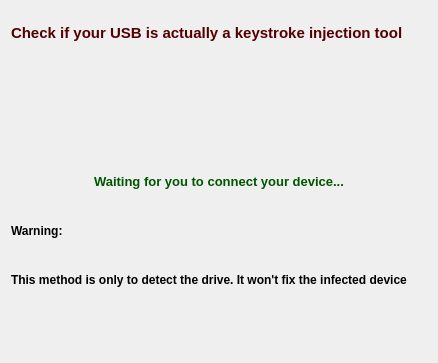
<?xml version="1.0" encoding="UTF-8"?>
<ui version="4.0">
 <class>RubberDuckyDetector</class>
 <widget class="QDialog" name="RubberDuckyDetector">
  <property name="windowModality">
   <enum>Qt::WindowModal</enum>
  </property>
  <property name="geometry">
   <rect>
    <x>0</x>
    <y>0</y>
    <width>438</width>
    <height>363</height>
   </rect>
  </property>
  <property name="windowTitle">
   <string>Dialog</string>
  </property>
  <layout class="QVBoxLayout" name="verticalLayout">
   <item>
    <widget class="QLabel" name="label_2">
     <property name="text">
      <string>&lt;html&gt;&lt;head/&gt;&lt;body&gt;&lt;p&gt;&lt;span style=&quot; font-size:11pt; font-weight:600; color:#550000;&quot;&gt;Check if your USB is actually a keystroke injection tool&lt;/span&gt;&lt;/p&gt;&lt;/body&gt;&lt;/html&gt;</string>
     </property>
    </widget>
   </item>
   <item>
    <layout class="QHBoxLayout" name="horizontalLayout">
     <item>
      <spacer name="horizontalSpacer">
       <property name="orientation">
        <enum>Qt::Horizontal</enum>
       </property>
       <property name="sizeHint" stdset="0">
        <size>
         <width>40</width>
         <height>20</height>
        </size>
       </property>
      </spacer>
     </item>
     <item>
      <widget class="QLabel" name="label_5">
       <property name="text">
        <string>&lt;html&gt;&lt;head/&gt;&lt;body&gt;&lt;img height=100 width=100 src=&quot;:/dialogs/usb_image.png&quot;/&gt;&lt;/body&gt;&lt;/html&gt;</string>
       </property>
      </widget>
     </item>
     <item>
      <spacer name="horizontalSpacer_2">
       <property name="orientation">
        <enum>Qt::Horizontal</enum>
       </property>
       <property name="sizeHint" stdset="0">
        <size>
         <width>40</width>
         <height>20</height>
        </size>
       </property>
      </spacer>
     </item>
    </layout>
   </item>
   <item>
    <widget class="QLabel" name="statusLabel">
     <property name="text">
      <string/>
     </property>
    </widget>
   </item>
   <item>
    <layout class="QHBoxLayout" name="horizontalLayout_2">
     <item>
      <spacer name="horizontalSpacer_3">
       <property name="orientation">
        <enum>Qt::Horizontal</enum>
       </property>
       <property name="sizeHint" stdset="0">
        <size>
         <width>40</width>
         <height>20</height>
        </size>
       </property>
      </spacer>
     </item>
     <item>
      <widget class="QLabel" name="label_6">
       <property name="text">
        <string>&lt;html&gt;&lt;head/&gt;&lt;body&gt;&lt;p&gt;&lt;span style=&quot; font-size:10pt; font-weight:600; color:#005500;&quot;&gt;Waiting for you to connect your device...&lt;/span&gt;&lt;/p&gt;&lt;/body&gt;&lt;/html&gt;</string>
       </property>
      </widget>
     </item>
     <item>
      <spacer name="horizontalSpacer_4">
       <property name="orientation">
        <enum>Qt::Horizontal</enum>
       </property>
       <property name="sizeHint" stdset="0">
        <size>
         <width>40</width>
         <height>20</height>
        </size>
       </property>
      </spacer>
     </item>
    </layout>
   </item>
   <item>
    <widget class="QLabel" name="label_3">
     <property name="text">
      <string>&lt;html&gt;&lt;head/&gt;&lt;body&gt;&lt;p&gt;&lt;span style=&quot; font-weight:600;&quot;&gt;Warning:&lt;/span&gt;&lt;/p&gt;&lt;/body&gt;&lt;/html&gt;</string>
     </property>
    </widget>
   </item>
   <item>
    <widget class="QLabel" name="label_4">
     <property name="text">
      <string>&lt;html&gt;&lt;head/&gt;&lt;body&gt;&lt;p&gt;&lt;span style=&quot; font-weight:600;&quot;&gt;This method is only to detect the drive. It won't fix the infected device&lt;/span&gt;&lt;/p&gt;&lt;/body&gt;&lt;/html&gt;</string>
     </property>
    </widget>
   </item>
   <item>
    <widget class="QLabel" name="label">
     <property name="text">
      <string>&lt;html&gt;&lt;head/&gt;&lt;body&gt;&lt;p&gt;&lt;img src=&quot;:/banners/rubber_ducky_banner.png&quot;/&gt;&lt;/p&gt;&lt;/body&gt;&lt;/html&gt;</string>
     </property>
    </widget>
   </item>
  </layout>
 </widget>
 <resources/>
 <connections/>
</ui>
